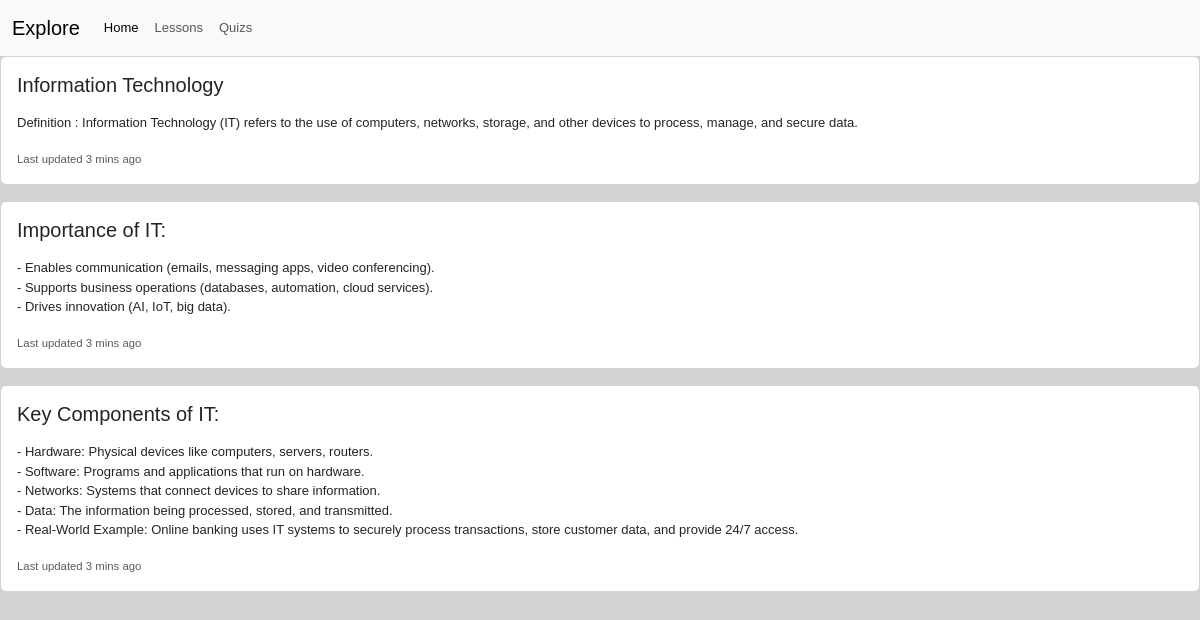
Page /lesson_view/3/ on the committed database.
### ITwebapp/models.py (models this page shows, shortened)
class LessonContent(models.Model):
    lesson = models.ForeignKey(Lesson, related_name="lessoncontent", on_delete=models.CASCADE)
    title = models.CharField(max_length=200)
    content = models.TextField()

### ITwebapp/views.py (the view)
# urls.py: path("lesson_view/<int:lesson_id>/", views.lesson_view, name="lesson_view"),
def lesson_view(request, lesson_id):
    lesson = get_object_or_404(Lesson, id=lesson_id)
    return render(request, "lesson/lesson_view.html", {"lessons": lesson})

### ITwebapp/templates/lesson/lesson_view.html
{% extends "base.html" %}
{% load static %}
{% block content %}
{% for content in lessons.lessoncontent.all %}
<div class="card mb-3">
  <div class="card-body">
    <h5 class="card-title">{{ content.title}}</h5>
    <p class="card-text">{{ content.content|linebreaks }}</p>
    <p class="card-text"><small class="text-body-secondary">Last updated 3 mins ago</small></p>
  </div>
</div>
{% endfor %}
{% endblock %}

### ITwebapp/static/css/main.css (style rules this page uses)
body { font-family: Arial; font-size: small; background: lightgray; }

### rows in the picture
LessonContent: title "Information Technology", content "Definition : Information Technology (IT) refers to the use of computers, networks, storage, and other devices to process, manage, and secure data."
LessonContent: title "Importance of IT:", content "- Enables communication (emails, messaging apps, video conferencing). - Supports business operations (databases, automation, cloud services). - Drives innovation (AI, IoT, big data)."
LessonContent: title "Key Components of IT:", content "- Hardware: Physical devices like computers, servers, routers. - Software: Programs and applications that run on hardware. - Networks: Systems that connect devices to share information. - Data: The information being processed, stored, and transmitted. - Real-World Example: Online banking uses IT systems to securely process transactions, store customer data, and provide 24/7 access."
